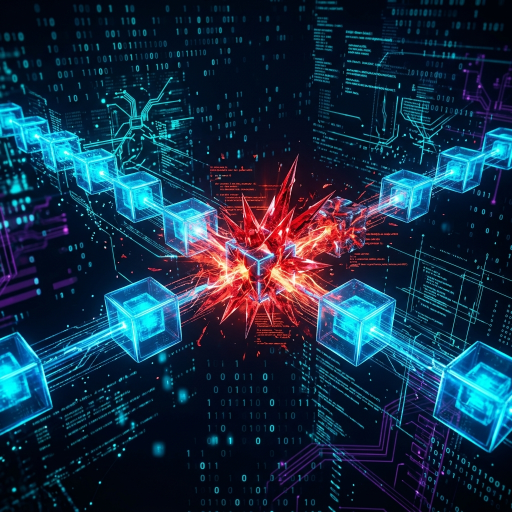
#> input picture assets/spotify/001/001-supply-chain-base.png, 1024 x 1024 px (shown at 1/2 size)
$ python fix_hero_crop_v2.py assets/spotify/001/001-supply-chain-base.png assets/spotify/001/001-supply-chain-base.png
#> lines starting #> are read from the running program, lines starting #| are printed output that depends on the picture
import sys
from PIL import Image
import os

def fix_hero(input_path, output_path):
    img = Image.open(input_path)
#> img is the input picture: PIL image 1024x1024 RGB; mean R, G, B 22.9, 46.8, 69.2
    width, height = img.size
#> width = 1024; height = 1024

    # Target 3000x1285 (approx 21:9)
    target_ratio = 3000 / 1285
    current_ratio = width / height
#> current_ratio = 1

    if current_ratio > target_ratio:
        # Image is wider than needed - crop width
        new_width = int(height * target_ratio)
        left = (width - new_width) / 2
        img = img.crop((left, 0, left + new_width, height))
    else:
        # Image is taller than needed - crop height (center-top)
        new_height = int(width / target_ratio)
#> new_height = 438
        top = (height - new_height) * 0.4  # Slightly above center
#> top = 234.4
        img = img.crop((0, top, width, top + new_height))
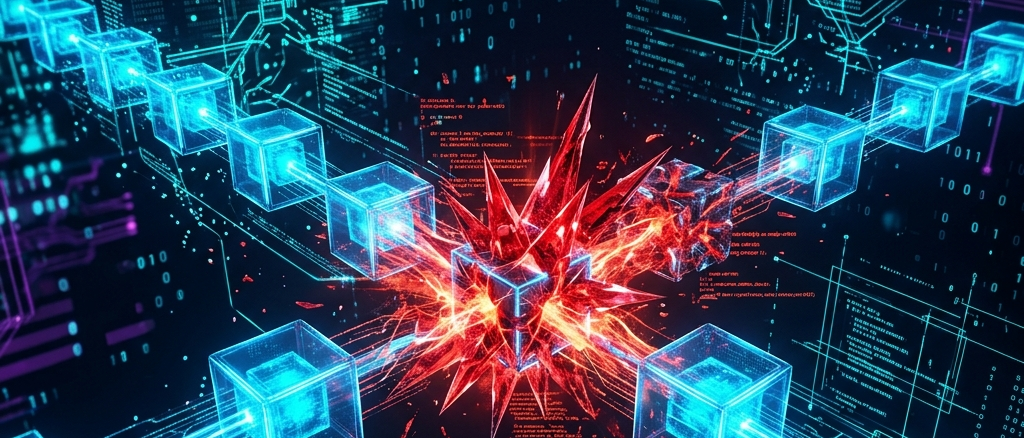
#> img: PIL image 1024x438 RGB; mean R, G, B 44.6, 64.1, 87.9

    img = img.resize((3000, 1285), Image.Resampling.LANCZOS)
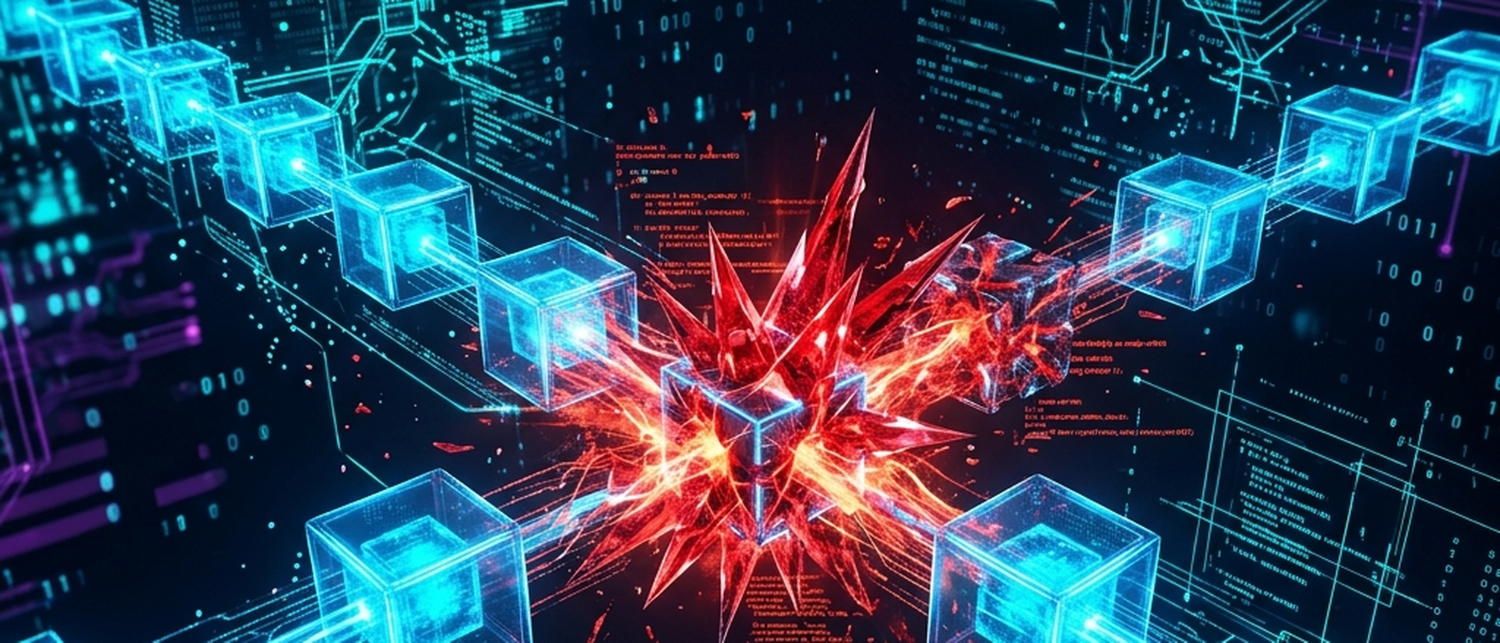
#> img: PIL image 3000x1285 RGB (shown at 1/2 size); mean R, G, B 44.7, 64.1, 87.9
    img.save(output_path, "PNG", quality=95)
    print(f"Hero image saved to {output_path} (3000x1285)")

if __name__ == "__main__":
    if len(sys.argv) < 3:
        print("Usage: python3 fix_hero_crop_v2.py <input> <output>")
    else:
        fix_hero(sys.argv[1], sys.argv[2])
